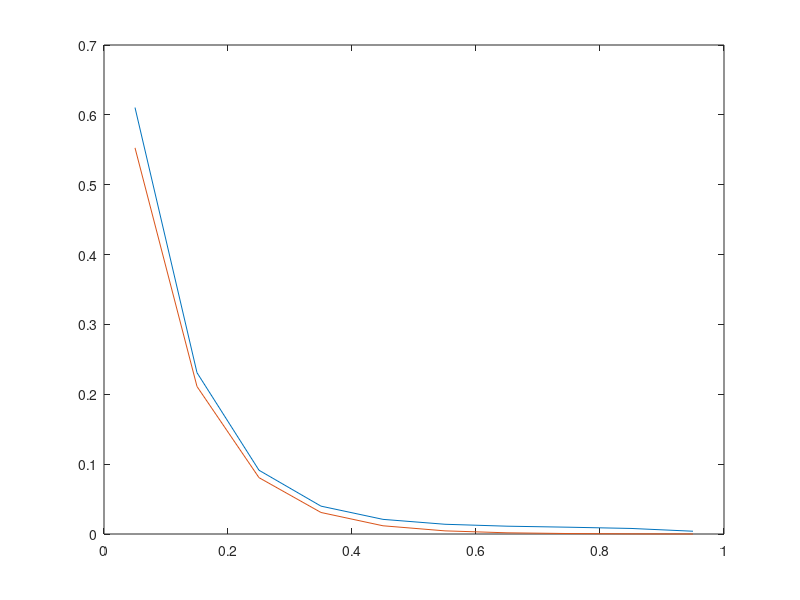

MATLAB code to generate this figure:
%%Boundary Conditions and givens
n=10; %increase for grid convergence
L=1;
k=10;
lambda=(k^2);
U0=1;
v=1;
h=L/n;
a=ones(n+2,1);                          %superdiagonal
b=-(2+lambda*(h^2))*ones(n+2,1);        %diagonal
c=ones(n+2,1);                          %subdiagonal
d=zeros(n+2,1);
b(1)=1;     
c(1)=1;     
a(n+2)=1;   
b(n+2)=1;
d(1)=2*U0;

c1=zeros(n+2,1);
d1=zeros(n+2,1);
d1(1)=d(1)/b(1);
c1(1)=c(1)/b(1);

for i=2:n+2
c1(i)=c(i)/(b(i)-a(i)*c1(i-1));
d1(i)=(d(i)-a(i)*d1(i-1))/(b(i)-a(i)*c1(i-1));
end
%back substitution
u=zeros(n+2,1);
u(n+2)=d1(n+2);
for i=n+1:-1:1
    u(i)=d1(i)-c1(i)*u(i+1);
end
%%Graphing
x=h/2:h:(L-h/2);
ut=(1-(sinh(k*(L-x))+sinh(k*x))/sinh(k*L))*(1/(k^2))+U0*(sinh(k*(L-x))/sinh(k*L));
plot(x,ut,x,u(2:n+1))

%%Part 2
h=L/n;
a=ones(n+2,1);
b=-(2+lambda*(h^2))*ones(n+2,1);
c=ones(n+2,1);
d=zeros(n+2,1);
b(1)=1;
a(n+2)=1;
d(1)=v;
%%Forward elimination
d1=zeros(n+2,1);
c1=zeros(n+2,1);
d1(1)=d(1)/b(1);
c1(1)=c(1)/b(1);
for i=2:n+2
    c1(i)=c(i)/(b(i)-a(i)*c1(i-1));
    d1(i)=(d(i)-a(i)*d1(i-1))/b(i)-a(i)*c1(i-1);
end
%Back Substitiution
u=zeros(n+2,1);
u(n+2)=d1(n+2);
for i=n+1:-1:1
    u(i)=d1(i)-c1(i)*u(i+1);
end
ut2=(1-(cosh(k*x)/cosh(k*L))*(1/(k^2)))-(v/k)*(sinh(k*(L-x))/cosh(k*L));
%%plot(x,ut2,x,u(2:n+1))
